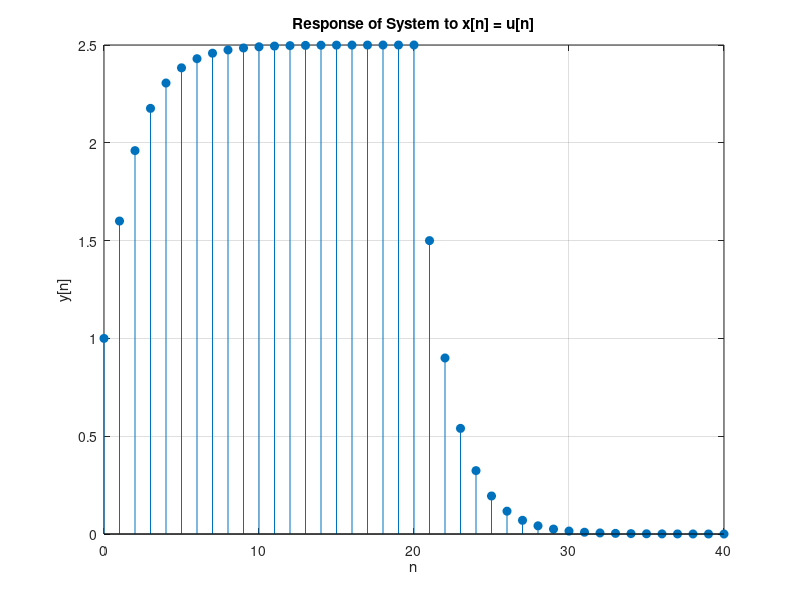

The MATLAB script that drew this image:
%%% Response of an LTI system to x[n] = u[n]
n = 0:20;  
x = ones(size(n));  % Unit step input u[n]
h = (0.6).^n;  % Impulse response h[n] = (0.6)^n u[n]

y = conv(x, h);  % Convolution of x[n] and h[n]
ny = 0:length(y)-1;  % Length of convolution output

% Plot the graphS
figure;
stem(ny, y, 'filled');
xlabel('n'); 
ylabel('y[n]');
title('Response of System to x[n] = u[n]');
grid on;
